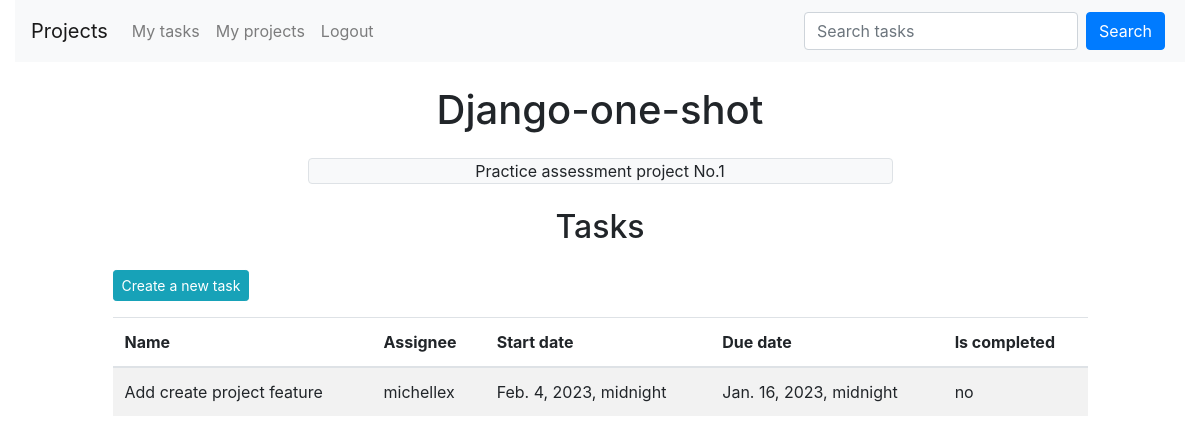
Page /projects/4/ (signed in) on the committed database.
### projects/models.py (models this page shows, shortened)
class Project(models.Model):
    name = models.CharField(max_length=200)
    description = models.TextField()
    owner = models.ForeignKey(
        settings.AUTH_USER_MODEL,
        related_name="projects",
        on_delete=models.CASCADE,
        null=True,
    )

### tasks/models.py (models this page shows)
class Task(models.Model):
    name = models.CharField(max_length=200)
    start_date = models.DateTimeField()
    due_date = models.DateTimeField()
    is_completed = models.BooleanField(default=False)
    project = models.ForeignKey(
        Project,
        related_name="tasks",
        on_delete=models.CASCADE,
    )
    assignee = models.ForeignKey(
        settings.AUTH_USER_MODEL,
        related_name="tasks",
        on_delete=models.CASCADE,
        null=True,
    )

### projects/views.py (the view)
# urls.py: path("<int:id>/", show_project, name="show_project"),
@login_required
def show_project(request, id):
    project = get_object_or_404(Project, id=id)
    context = {"project": project}
    return render(request, "projects/show_project.html", context)

### projects/templates/projects/show_project.html (shortened to what this page needs)
{% extends 'base.html' %}
{% block content %}
    <main>
        <div class="project-detail">
            <h1 class="text-center my-4">{{ project.name }}</h1>
        </div>
        <p class="col-6 mx-auto p-0 bg-light border rounded text-center">{{ project.description }}</p>
        <h2 class="text-center my-4">Tasks</h2>
        <p>
            <a href="{% url 'create_task' %}"
               class="btn btn-info btn-sm offset-md-1">Create a new task</a>
        </p>
        {% if project.tasks.all|length == 0 %}
            <p class="offset-md-1">This project has no tasks</p>
        {% else %}
            <div class="col-10 mx-auto p-0">
                <table class="table table-striped">
                    <thead>
                        <tr>
                            <th scope="col">Name</th>
                            <th scope="col">Assignee</th>
                            <th scope="col">Start date</th>
                            <th scope="col">Due date</th>
                            <th scope="col">Is completed</th>
                        </tr>
                    </thead>
                    <tbody>
                        {% for task in project.tasks.all %}
                            <tr>
                                <td>{{ task.name }}</td>
                                <td>{{ task.assignee }}</td>
                                <td>{{ task.start_date }}</td>
                                <td>{{ task.due_date }}</td>
                                <td>{{ task.is_completed|yesno }}</td>
                            </tr>
                        {% endfor %}
                    </tbody>
                </table>
            </div>
        {% endif %}
    </main>
{% endblock content %}

### rows in the picture
Project: name "Django-one-shot", description "Practice assessment project No.1"
Task: name "Add create project feature", assignee "michellex", start_date "Feb. 4, 2023, midnight", due_date "Jan. 16, 2023, midnight", is_completed "no"
